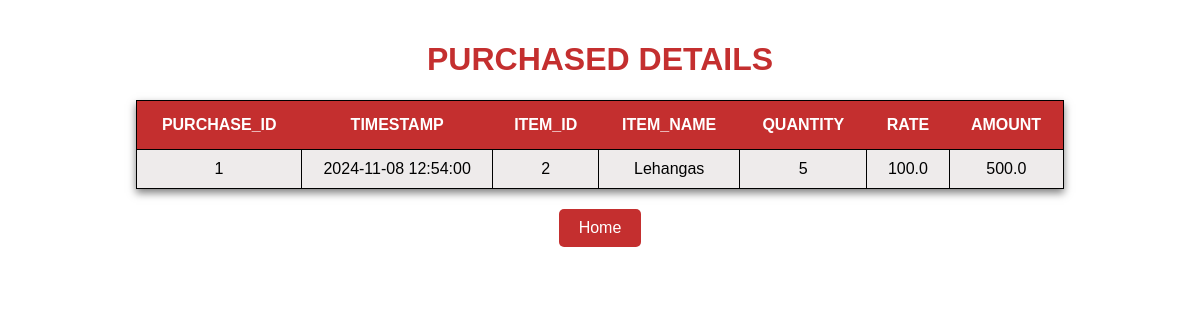
Page /purchasetable on the committed database.
### models.py (models this page shows)
class PurchaseModel(db.Model):
    __tablename__ ='purchase'
    purchase_id=db.Column(db.Integer,primary_key=True)
    timestamp=db.Column(db.DateTime, default=local_time, nullable=False)
    item_id=db.Column(db.Integer,db.ForeignKey('item.item_id'),nullable=False)
    item_name=db.Column(db.String(),nullable=False)
    qty=db.Column(db.Integer,nullable=False)
    rate=db.Column(db.Float,nullable=False)
    amount=db.Column(db.Float,nullable=False)

### App.py (the view)
@app.route('/purchasetable',methods=['GET','POST'])
def purchasetable():
    if request.method=='POST':
        return redirect('/')
    purchasetab=PurchaseModel.query.all()
    return render_template('purchasetable.html',purchasetab=purchasetab)

### templates/purchasetable.html (shortened to what this page needs)
<!DOCTYPE html>
<html>
    <head>
        <link rel="stylesheet" href="static/purchasereport.css">
    </head>
    <body>
        <h1>PURCHASED DETAILS</h1>
        <table>
            <thead>
                <tr>
                    <th>Purchase_id</th>
                    <th>Timestamp</th>
                    <th>Item_id</th>
                    <th>item_name</th>
                    <th>Quantity</th>
                    <th>Rate</th>
                    <th>Amount</th>
                </tr>
            </thead>
            <tbody>
                {% for items in purchasetab %}
                <tr>
                    <td>{{ items.purchase_id}}</td>
                    <td>{{ items.timestamp }}</td>
                    <td>{{ items.item_id }}</td>
                    <td>{{ items.item_name }}</td>
                    <td>{{ items.qty }}</td>
                    <td>{{ items.rate }}</td>
                    <td>{{ items.amount }}</td>
                </tr>
                {% endfor %}
            </tbody>
        </table>
        <form method='POST'>
            <button>Home</button>
        </form>
    </body>
</html>

### static/purchasereport.css (style rules this page uses)
body { font-family: Arial, sans-serif; background-color: white; margin: 0; padding: 20px; }
h1 { color: rgb(196, 47, 47); text-align: center; }
table { width:80%; margin: 20px auto; background-color: rgb(238, 235, 235); box-shadow: 0 4px 8px rgba(0, 0, 0, 0.5); border-collapse: collapse; }
table tbody { font-size: 16px; color: black; }
table thead { background-color: rgb(196, 47, 47); color: white; }
table th { padding: 15px; font-weight: bold; text-transform: uppercase; }
table,tr,td { border:1px solid black; padding: 10px; text-align: center; }
button { display: block; margin: 20px auto; padding: 10px 20px; background-color: rgb(196, 47, 47);; color: white; border: none; border-radius: 5px; cursor: pointer; font-size: 16px; }

### rows in the picture
PurchaseModel: purchase_id "1", timestamp "2024-11-08 12:54:00", item_id "2", item_name "Lehangas", qty "5", rate "100.0", amount "500.0"
